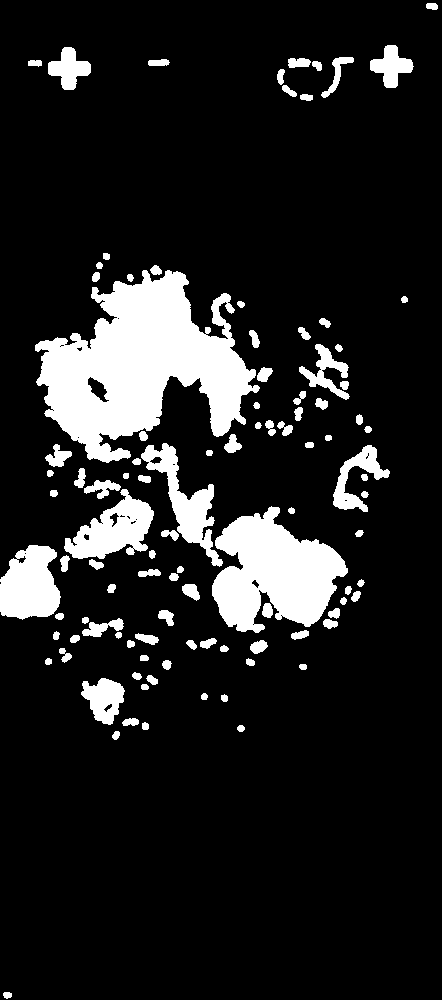
#> input picture DeepFeat/example/LEVEL05_Tumor_001.png, 442 x 1000 px, shrunk from 3056 x 6912 before the run
$ python -i extract_wsi.py   (imports and definitions only)   (Python 2 division)   (older library calls are emulated)
#> lines starting #> are read from the running program, lines starting #| are printed output that depends on the picture; after the words box and inside, x2 and y2 are one past the last pixel; in counts of white or black regions, pixels touching at a corner belong together
import os
import sys
import subprocess
import cv2
import numpy as np

from skimage import data
from skimage.filters import threshold_otsu
from skimage.segmentation import clear_border
from skimage.measure import label
from skimage.morphology import closing, square
from skimage.measure import regionprops
from skimage.color import label2rgb
from skimage.io import *

def extract_features(heatmap):
    ALL_BLACK = False
    tm = None
    try:
        name = heatmap.split('/')[-1]
        im = imread(heatmap, cv2.IMREAD_GRAYSCALE)
#> im: shape (1000, 442) uint16; values 0 (black) and 65535 (white), 12.9% white; 104 white regions, largest, box (x1, y1, x2, y2) and area: (35, 270, 260, 463) 22840, (212, 506, 348, 633) 10502, (0, 545, 61, 620) 3450
        tm = cv2.imread("../00exp_wdy/stage02_getHP/wsi_msk/" + name, cv2.CV_LOAD_IMAGE_GRAYSCALE)
        #tm = cv2.imread("../stage03_deepFeatMaps/results/roi-level1-test_07-11-16/" + name, cv2.CV_LOAD_IMAGE_GRAYSCALE)
        thresh = 127
        tm = cv2.threshold(tm, thresh, 255, cv2.THRESH_BINARY)[1]
    except Exception as e:
#        print e
        ALL_BLACK = True

    if tm is not None:
        total_area = cv2.countNonZero(tm) * 0.001
#> total_area = 56.9
    else:
        total_area = 1
    vector = []
    for threshold_decimal in [0.1, 0.2, 0.3, 0.4, 0.5, 0.67, 0.83, 0.85, 0.91, 0.95, 0.97]: #based on mitko's threhsolds #np.arange(0.1, 1, 0.1): #much slower with larger images

        MANUAL_THRESHOLD = int(255 * threshold_decimal)
        individual_vector = []

        if ALL_BLACK:
            individual_vector.extend([0]*8)#33)#8) #33)
            vector.extend(individual_vector)
            continue

        mitoses = []
        mitoses_area = []
        mitoses_eccentricity = []
        mitoses_max_i = []
        mitoses_min_i = []
        mitoses_mean_i = []
        mitoses_solidity = []

        thresh = MANUAL_THRESHOLD

        _, bw = cv2.threshold(im, thresh, 255, cv2.THRESH_BINARY)

        # label image regions
        label_image = label(bw)

        A = 0
        potential_mitoses = regionprops(label_image, intensity_image=im)

        for x in potential_mitoses:
            mitoses_area.append(x.area)
            mitoses_eccentricity.append(x.eccentricity)
            mitoses_max_i.append(x.max_intensity)
            mitoses_min_i.append(x.min_intensity)
            mitoses_mean_i.append(x.mean_intensity)
            mitoses_solidity.append(x.solidity)

        if len(mitoses_area) == 0:
            mitoses_area.append(0)
            mitoses_eccentricity.append(0)
            mitoses_max_i.append(0)
            mitoses_min_i.append(0)
            mitoses_mean_i.append(0)
            mitoses_solidity.append(0)

        num_mitoses = len(potential_mitoses)
        mitoses.append(num_mitoses)

        try:
            mitoses_area = sorted(mitoses_area)
            if len(mitoses_area[int(0.2 * len(mitoses_area)) : int(0.8 * len(mitoses_area))]) > 1:
                mitoses_area = mitoses_area[int(0.2 * len(mitoses_area)) : int(0.8 * len(mitoses_area))]

            individual_vector.append(num_mitoses)
            individual_vector.append(num_mitoses / float(total_area))

            individual_vector.extend([np.median(mitoses_area),
                                      np.average(mitoses_area),
                                      np.amin(mitoses_area),
                                      np.amax(mitoses_area),
                                      np.std(mitoses_area)])

            individual_vector.append(sum(mitoses_area) / float(total_area))
            '''
            individual_vector.extend([np.median(mitoses_eccentricity),
                                      np.average(mitoses_eccentricity),
                                      np.amin(mitoses_eccentricity),
                                      np.amax(mitoses_eccentricity),
                                      np.std(mitoses_eccentricity)])

            individual_vector.extend([np.median(mitoses_min_i),
                                      np.average(mitoses_min_i),
                                      np.amin(mitoses_min_i),
                                      np.amax(mitoses_min_i),
                                      np.std(mitoses_min_i)])

            individual_vector.extend([np.median(mitoses_max_i),
                                      np.average(mitoses_max_i),
                                      np.amin(mitoses_max_i),
                                      np.amax(mitoses_max_i),
                                      np.std(mitoses_max_i)])

            individual_vector.extend([np.median(mitoses_mean_i),
                                      np.average(mitoses_mean_i),
                                      np.amin(mitoses_mean_i),
                                      np.amax(mitoses_mean_i),
                                      np.std(mitoses_mean_i)])

            individual_vector.extend([np.median(mitoses_solidity),
                                      np.average(mitoses_solidity),
                                      np.amin(mitoses_solidity),
                                      np.amax(mitoses_solidity),
                                      np.std(mitoses_solidity)])
            '''
        except Exception as e: #0 mitoses
            print e
            print e.args
            individual_vector.extend([0]*31)#8)#31)

        # vector is extended at each threshold
        vector.extend(individual_vector)
#> this loop made 11 passes
#> pass 1, in extract_features, `label_image = label(bw)`:
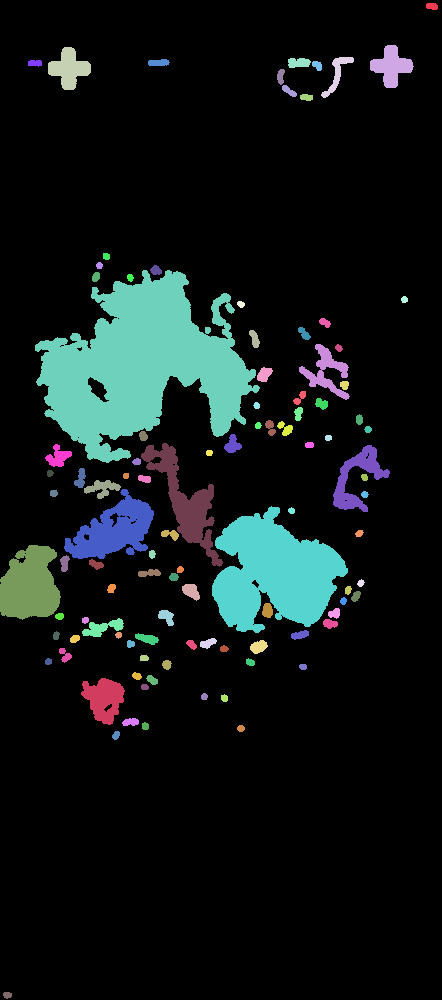
#> label_image: shape (1000, 442) int64; 105 distinct labels, from 0 to 104; one colour per label, 0 black
#> after the loop, vector = 88 values, max 146 at index 5, min 1.83 at index 1, mean 69.43
    return vector

>>> result = extract_features('../DeepFeat/example/LEVEL05_Tumor_001.png')
#> result has the same summary as vector in extract_features
